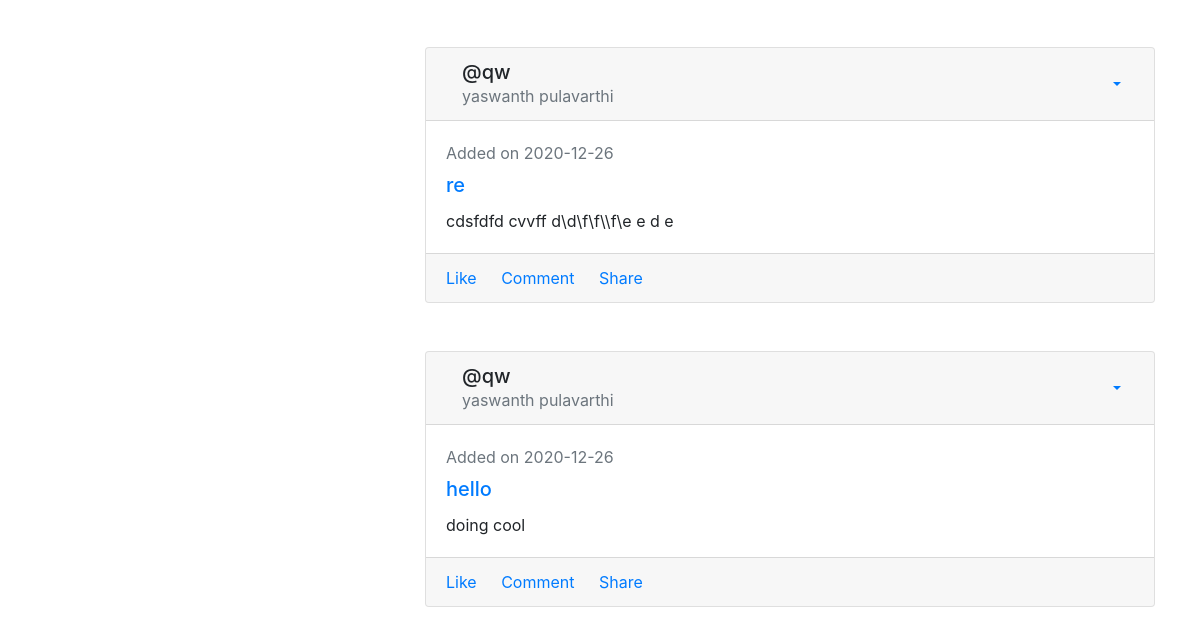
The app's page /profile (signed in, lower part), older data.
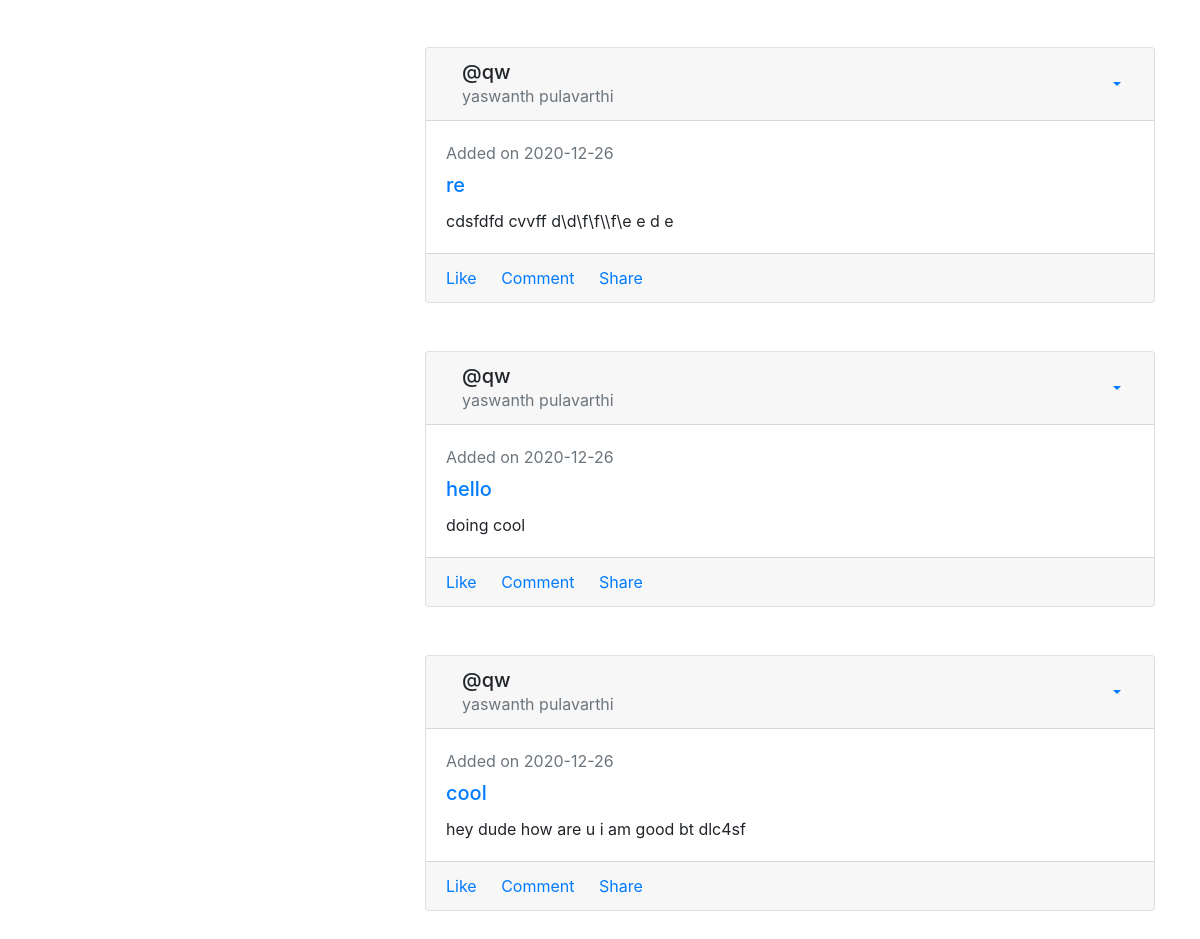
The same page, newer data.
### app/models.py (models this page shows, shortened)
class Post(db.Model):
	__tablename__ = "post"
	postid = db.Column(db.Integer, primary_key=True, autoincrement=True)
	title = db.Column(db.String(500), nullable=False)
	user = db.Column(db.Integer, db.ForeignKey('user.userid'))
	date = db.Column(db.DateTime, nullable=False, default= datetime.now())
	message = db.Column(db.Text, nullable=False)
	userposts = db.relationship("User", back_populates="posts")

class User(db.Model, UserMixin):
	__tablename__ = "user"
	userid = db.Column(db.Integer, primary_key=True, autoincrement=True)
	email = db.Column(db.String(500), nullable=False)
	firstname = db.Column(db.String(500), nullable=False)
	lastname = db.Column(db.String(500), nullable=False)
	username = db.Column(db.String(500), nullable=False)
	password = db.Column(db.String(500), nullable=False)
	date = db.Column(db.DateTime, nullable=False, default= datetime.now())
	bio = db.Column(db.Text, nullable=False, default="add bio!")
	posts = db.relationship('Post', back_populates="userposts")

### app/views.py (the view)
@app.route('/profile')
@login_required
def profile():
    userposts = models.Post.query.filter_by(user = current_user.userid).all()
    return render_template('profile.html',userposts = userposts)

### app/views.py (called while the page is built)
@login_manager.user_loader
def load_user(user_id):
    return models.User.query.get(int(user_id))

### app/templates/profile.html (shortened to what this page needs)
<!DOCTYPE html>
<html lang="en">
<head>
    <link href="http://netdna.bootstrapcdn.com/bootstrap/4.4.1/css/bootstrap.min.css" rel="stylesheet">
</head>
<body>
<div class="container">
    <div class="main-body">
          <div class="row gutters-sm">
            <div class="col-md-4 mb-3">
            </div>
            <div class="col-md-8">
            {% block content %}
            {% for posts in userposts %}
            <div class="card gedf-card">
              <div class="card-header">
                  <div class="d-flex justify-content-between align-items-center">
                      <div class="d-flex justify-content-between align-items-center">
                          <div class="ml-2">
                              <div class="h5 m-0">@{{current_user.username}}</div>
                              <div class="h7 text-muted">{{current_user.firstname}} {{current_user.lastname}}</div>
                          </div>
                      </div>
                      <div>
                          <div class="dropdown">
                              <button class="btn btn-link dropdown-toggle" type="button" id="gedf-drop1" data-toggle="dropdown" aria-haspopup="true" aria-expanded="false">
                              </button>
                          </div>
                      </div>
                  </div>
              </div>
              <div class="card-body">
                  <div class="text-muted h7 mb-2"> Added on {{posts.date.strftime('%Y-%m-%d')}}</div>
                  <a class="card-link" href="#">
                      <h5 class="card-title">{{ posts.title }}</h5>
                  </a>
                  <p class="card-text">
                      {{posts.message }}
                  </p>
              </div>
              <div class="card-footer">
                  <a href="#" class="card-link"> Like</a>
                  <a href="#" class="card-link"> Comment</a>
                  <a href="#" class="card-link"> Share</a>
              </div>
          </div>
      <br>
      <br>
          {% endfor %}
{% endblock %}
        </div>
    </div>
</body>
</html>

Row changes from the older to the newer data that the page shows:
added Post: {{ current_user.username }} "qw", {{ current_user.firstname }} "yaswanth", {{ current_user.lastname }} "pulavarthi", date "2020-12-26", title "cool", message "hey dude how are u i am good bt dlc4sf"
